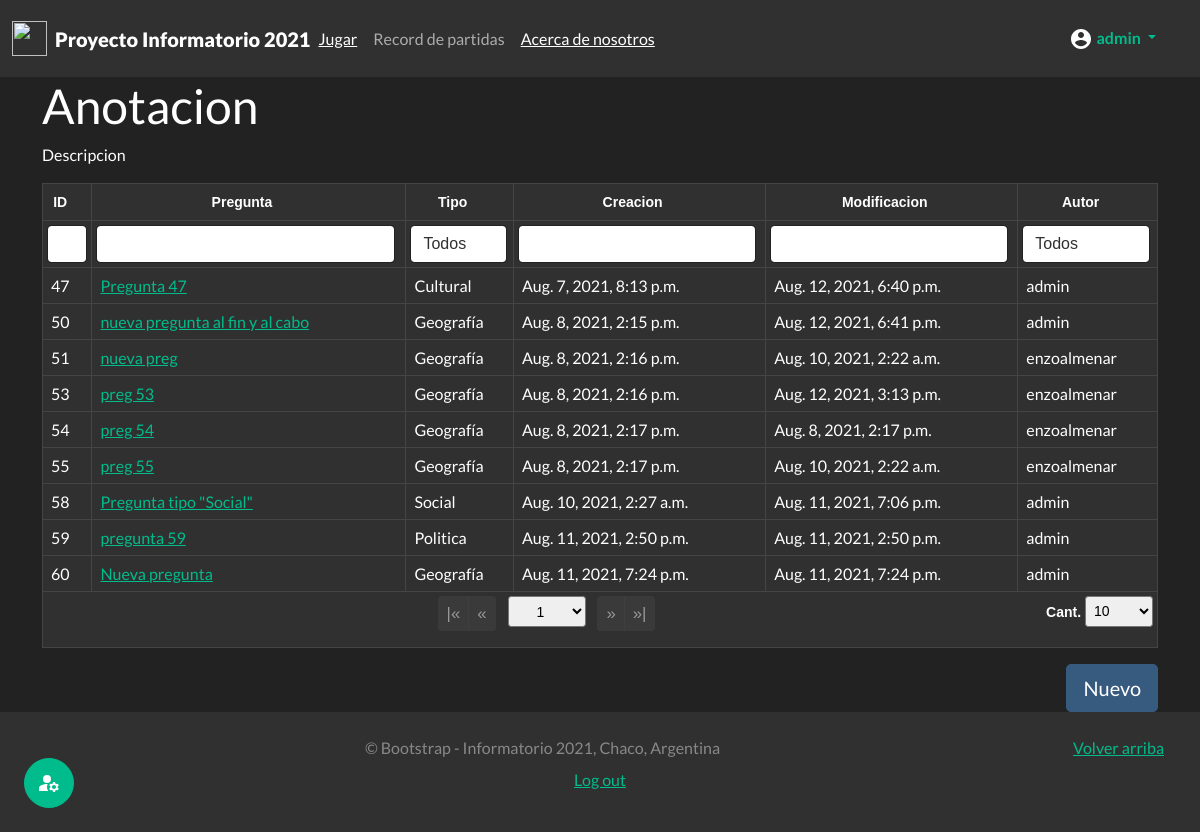
The page /useradmin/prg (signed in) on the database as committed earlier.
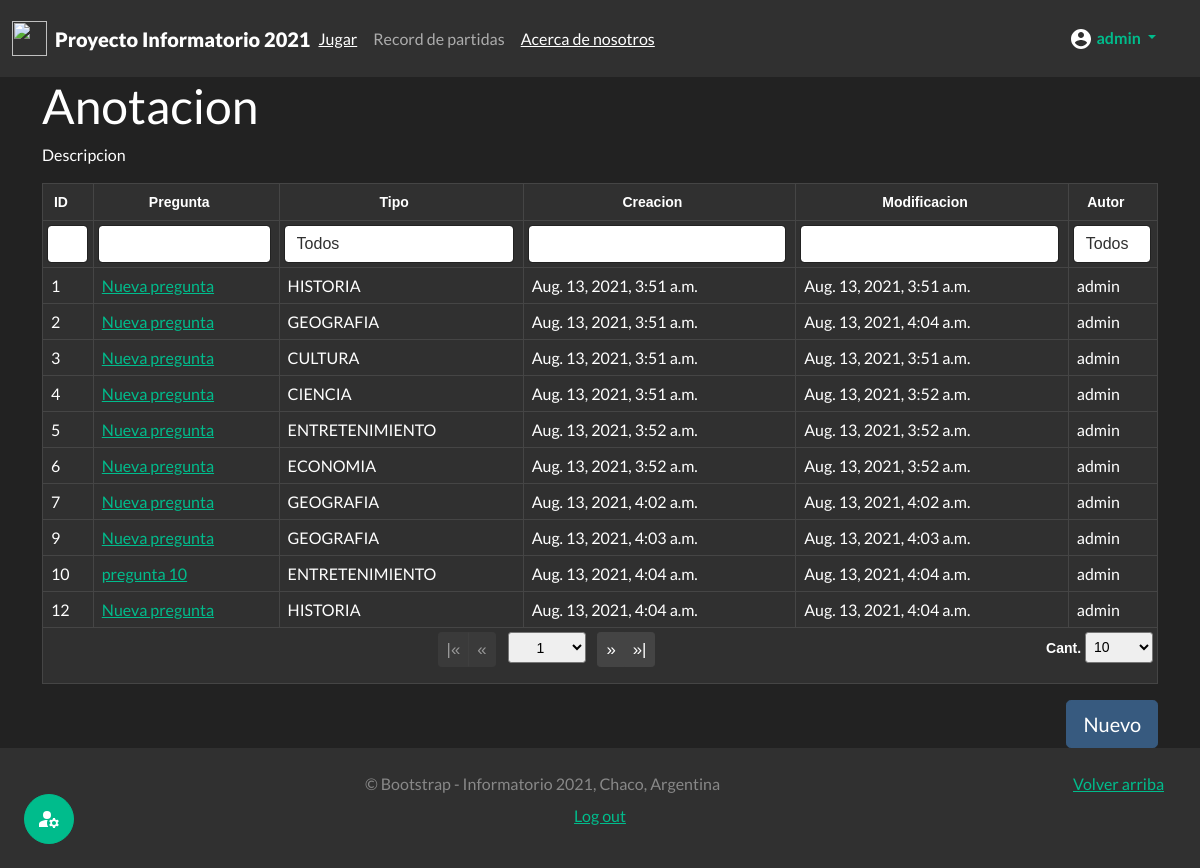
The same page on the database as committed later.
### juego_chaco/models.py (models this page shows)
class Pregunta(models.Model):
    autor = models.ForeignKey(User, on_delete=models.CASCADE) #modificar mas adelante
    pregunta = models.CharField(max_length=500)
    clasificacion = models.CharField(max_length=30,choices=Clasificacion.choices,default=Clasificacion.GEOGRAFIA,)
    fecha_creacion = models.DateTimeField(auto_now_add=True, editable=False)
    fecha_modificacion = models.DateTimeField(auto_now=True)
    def __str__(self):
        return self.pregunta

### authusuario/views.py (the view)
# urls.py: path('useradmin/<str:id>',views.mi_useradmin,name="mi_useradmin"),
@login_required(login_url="login")
@permission_required('authusuario.es_usuario_admin',raise_exception=True)
def mi_useradmin(request,id):
    sw={"prg":admin_cuestionarios,"usr":admin_usuarios,"act":admin_actividades}
    func= sw.get(id,"ERROR")
    if func != "ERROR":
        return func(request)
    raise Http404

### juego_chaco/views.py (called while the page is built)
def admin_cuestionarios(request):
    lista_preguntas=Pregunta.objects.all()
    context={"cuestionario":lista_preguntas}
    return render(request,'admin/admin_cuestionarios.html',context)

### templates/admin/admin_cuestionarios.html (shortened to what this page needs)
{% extends 'base.html' %}
{% load static %}
{% block load_scr %}
<link href={% static 'css/theme.bootstrap_4.css' %} rel="stylesheet">
<link href={% static 'css/jquery.tablesorter.pager.css' %} rel="stylesheet">
{% endblock  %}
{% block content %}
<div class="container">
  <h1>Anotacion</h2>
  <p>Descripcion</p>
  <table class="table table-dark table-bordered table-hover table-responsive">
    <thead class="thead-dark text-center">
      <tr>
        <th>ID</th>
        <th>Pregunta</th>
        <th class="filter-select filter-exact" data-placeholder="Todos">Tipo</th>
        <th>Creacion</th>
        <th>Modificacion</th>
        <th class="filter-select filter-exact" data-placeholder="Todos">Autor</th>
    </thead>
    <tfoot class="text-center">
      <tr>
        <th colspan="7" class="ts-pager">
          <div class="form-inline">
            <div class="btn-group btn-group-sm mx-1" role="group">
              <button type="button" class="btn btn-secondary first" title="first">|&laquo;</button>
              <button type="button" class="btn btn-secondary prev" title="previous">&laquo;</button>
            </div>
            <select class="form-control-sm custom-select px-4 mx-1 pagenum" title="N° de página"></select>
            <div class="btn-group btn-group-sm mx-1" role="group">
              <button type="button" class="btn btn-secondary next" title="next">&raquo;</button>
              <button type="button" class="btn btn-secondary last" title="last">&raquo;|</button>
            </div>
            <p class="float-end">
              <a>Cant.</a>
              <select class="form-control-sm custom-select px-1 pagesize" title="Seleccione el tamaño de página">
                <option selected="selected" value="10">10</option>
            </p>
          </div>
        </th>
      </tr>
    </tfoot>
    <tbody>
      {% for pregunta in cuestionario %}
        <tr>
        <td>{{pregunta.pk}}</td>
        <td><a href= {% url 'editar' 'ver' pregunta.pk %}>{{pregunta}}</a></td>
        <td>{{pregunta.clasificacion}}</td>
        <td>{{pregunta.fecha_creacion}}</td>
        <td>{{pregunta.fecha_modificacion}}</td>
        <td>{{pregunta.autor}}</td>
        </tr>
      {% endfor %}
    </tbody>
  </table>
  <div class="text-right" style="margin-top: auto;">
    <a href={% url 'editar' 'new' %} class="btn btn-lg btn-primary">Nuevo</a>
  </div>
</div>
{% endblock  %}

### templates/base.html (shortened to what this page needs)
{% load static %}
<html lang="es" class="h-100">
  <head>
    <link href={% static 'css/bootstrap.min.css' %} rel="stylesheet">
    <link href={% static 'css/main.css' %} rel="stylesheet">
    <link href={% static 'css/sidebars.css' %} rel="stylesheet">
    {% block load_scr %}
    {% endblock  %}
  </head>
  <body class="d-flex flex-column h-100">
    {% include 'partials/_header.html' %}
    <main class="flex-shrink-0">
      {% block content %}
      {% endblock %}
    </main>
    {% include 'partials/_footer.html' %}
  </body>
</html>

### templates/partials/_favicon.html (shortened to what this page needs)
{% load static %}

### templates/partials/_header.html (shortened to what this page needs)
{% load static %}
<header class="sticky-top">
  <nav class="navbar navbar-expand-md navbar-dark bg-dark">
    <div class="container-fluid">
      <a href={% url 'home'%} class="navbar-brand d-flex align-items-center" style="margin-right: 0px">
        <img class="me-2" src={% static 'img/w_logo.png' %} alt="" width="35" height="35">
        <div class="navbar-collapse collapse">
          <strong><b>Proyecto Informatorio 2021</b></strong>
        </div>
      </a>
      <div class="navbar-collapse collapse" id="navbarHeader">
        <ul class="navbar-nav me-auto mb-2 mb-md-0">
          <li class="nav-link"><a href={% url 'nuevo-juego' %} class="text-white">Jugar</a></li>
          <li class="nav-link"><a href='#' class="text-white"></a>Record de partidas</li>
          <li class="nav-link"><a href={% url 'nosotros' %} class="text-white">Acerca de nosotros</a></li>
        </ul>
      </div>
      {% if user.is_authenticated %}
      <li class="nav-link dropdown p-0">
        <a href="#" class="nav-link dropdown-toggle active" id="navbarDropdownUserInfo" role="button" data-bs-toggle="dropdown" aria-expanded="false">
          <b>{{user.username}}</b>
        </a>
      </li>
      {% else %}
      <li class="nav-link p-0"><a href={% url 'login'%} class="text-white small">Iniciar sesion</a><a> / </a><a href={% url 'register'%} class="btn btn-success btn-sm"><b>Registrarse</b></a></li>
      {% endif %}
    </div>
  </nav>
</header>

### templates/partials/_adminsidebar.html (shortened to what this page needs)
{% load static %}

### templates/partials/_footer.html (shortened to what this page needs)
{% load static %}
<footer class="footer bg-dark text-muted mt-auto py-4">
  <div class="container-fluid">
    <p class="float-end mb-1 me-1 me-sm-4">
      <a href="#">Volver arriba</a>
    </p>
    <p class="text-center mb-2">&copy; Bootstrap - Informatorio 2021, Chaco, Argentina</p>
    {% if user.is_authenticated %}
      <p class="text-center"><a href={% url 'logout'%} class="float-center mb-1">Log out</a></p>
      {% if perms.authusuario.es_usuario_admin %}
        <button type="button" class="fixed-bottom py-2 ms-1 mb-1 py-sm-6 ms-sm-4 mb-sm-4 btn btn-success btn-circle btn-md" data-bs-toggle="offcanvas" data-bs-target="#menuAdmin_oculto" aria-controls="menuAdmin_oculto">
        </button>
      {% endif %}
    {% endif %}
  </div>
</footer>

### Proyecto_InfoCh2021/static/css/main.css (style rules this page uses)
.text-right { text-align:right!important }
.float-center { float:center!important }
.btn-circle.btn-md { width: 50px; height: 50px; padding: 7px 10px; border-radius: 25px; font-size: 10px; text-align: center; }

### Proyecto_InfoCh2021/static/css/sidebars.css (style rules this page uses)
.dropdown-toggle { outline: 0; }

### templates/admin/admin_cuestionarios.html (style rules this page uses)
.tablesorter-pager .btn-group-sm .btn { font-size: 1.2em; }

Rows that differ between the two databases and show on the page:
removed Pregunta: pk "47", pregunta "Pregunta 47", clasificacion "Cultural", fecha_creacion "Aug. 7, 2021, 8:13 p.m.", fecha_modificacion "Aug. 12, 2021, 6:40 p.m.", autor "admin"
removed Pregunta: pk "50", pregunta "nueva pregunta al fin y al cabo", clasificacion "Geografía", fecha_creacion "Aug. 8, 2021, 2:15 p.m.", fecha_modificacion "Aug. 12, 2021, 6:41 p.m.", autor "admin"
removed Pregunta: pk "51", pregunta "nueva preg", clasificacion "Geografía", fecha_creacion "Aug. 8, 2021, 2:16 p.m.", fecha_modificacion "Aug. 10, 2021, 2:22 a.m.", autor "enzoalmenar"
removed Pregunta: pk "53", pregunta "preg 53", clasificacion "Geografía", fecha_creacion "Aug. 8, 2021, 2:16 p.m.", fecha_modificacion "Aug. 12, 2021, 3:13 p.m.", autor "enzoalmenar"
removed Pregunta: pk "54", pregunta "preg 54", clasificacion "Geografía", fecha_creacion "Aug. 8, 2021, 2:17 p.m.", fecha_modificacion "Aug. 8, 2021, 2:17 p.m.", autor "enzoalmenar"
removed Pregunta: pk "55", pregunta "preg 55", clasificacion "Geografía", fecha_creacion "Aug. 8, 2021, 2:17 p.m.", fecha_modificacion "Aug. 10, 2021, 2:22 a.m.", autor "enzoalmenar"
removed Pregunta: pk "58", pregunta "Pregunta tipo \"Social\"", clasificacion "Social", fecha_creacion "Aug. 10, 2021, 2:27 a.m.", fecha_modificacion "Aug. 11, 2021, 7:06 p.m.", autor "admin"
removed Pregunta: pk "59", pregunta "pregunta 59", clasificacion "Politica", fecha_creacion "Aug. 11, 2021, 2:50 p.m.", fecha_modificacion "Aug. 11, 2021, 2:50 p.m.", autor "admin"
removed Pregunta: pk "60", pregunta "Nueva pregunta", clasificacion "Geografía", fecha_creacion "Aug. 11, 2021, 7:24 p.m.", fecha_modificacion "Aug. 11, 2021, 7:24 p.m.", autor "admin"
added Pregunta: pk "1", pregunta "Nueva pregunta", clasificacion "HISTORIA", fecha_creacion "Aug. 13, 2021, 3:51 a.m.", fecha_modificacion "Aug. 13, 2021, 3:51 a.m.", autor "admin"
added Pregunta: pk "2", pregunta "Nueva pregunta", clasificacion "GEOGRAFIA", fecha_creacion "Aug. 13, 2021, 3:51 a.m.", fecha_modificacion "Aug. 13, 2021, 4:04 a.m.", autor "admin"
added Pregunta: pk "3", pregunta "Nueva pregunta", clasificacion "CULTURA", fecha_creacion "Aug. 13, 2021, 3:51 a.m.", fecha_modificacion "Aug. 13, 2021, 3:51 a.m.", autor "admin"
added Pregunta: pk "4", pregunta "Nueva pregunta", clasificacion "CIENCIA", fecha_creacion "Aug. 13, 2021, 3:51 a.m.", fecha_modificacion "Aug. 13, 2021, 3:52 a.m.", autor "admin"
added Pregunta: pk "5", pregunta "Nueva pregunta", clasificacion "ENTRETENIMIENTO", fecha_creacion "Aug. 13, 2021, 3:52 a.m.", fecha_modificacion "Aug. 13, 2021, 3:52 a.m.", autor "admin"
added Pregunta: pk "6", pregunta "Nueva pregunta", clasificacion "ECONOMIA", fecha_creacion "Aug. 13, 2021, 3:52 a.m.", fecha_modificacion "Aug. 13, 2021, 3:52 a.m.", autor "admin"
added Pregunta: pk "7", pregunta "Nueva pregunta", clasificacion "GEOGRAFIA", fecha_creacion "Aug. 13, 2021, 4:02 a.m.", fecha_modificacion "Aug. 13, 2021, 4:02 a.m.", autor "admin"
added Pregunta: pk "9", pregunta "Nueva pregunta", clasificacion "GEOGRAFIA", fecha_creacion "Aug. 13, 2021, 4:03 a.m.", fecha_modificacion "Aug. 13, 2021, 4:03 a.m.", autor "admin"
added Pregunta: pk "10", pregunta "pregunta 10", clasificacion "ENTRETENIMIENTO", fecha_creacion "Aug. 13, 2021, 4:04 a.m.", fecha_modificacion "Aug. 13, 2021, 4:04 a.m.", autor "admin"
added Pregunta: pk "12", pregunta "Nueva pregunta", clasificacion "HISTORIA", fecha_creacion "Aug. 13, 2021, 4:04 a.m.", fecha_modificacion "Aug. 13, 2021, 4:04 a.m.", autor "admin"
